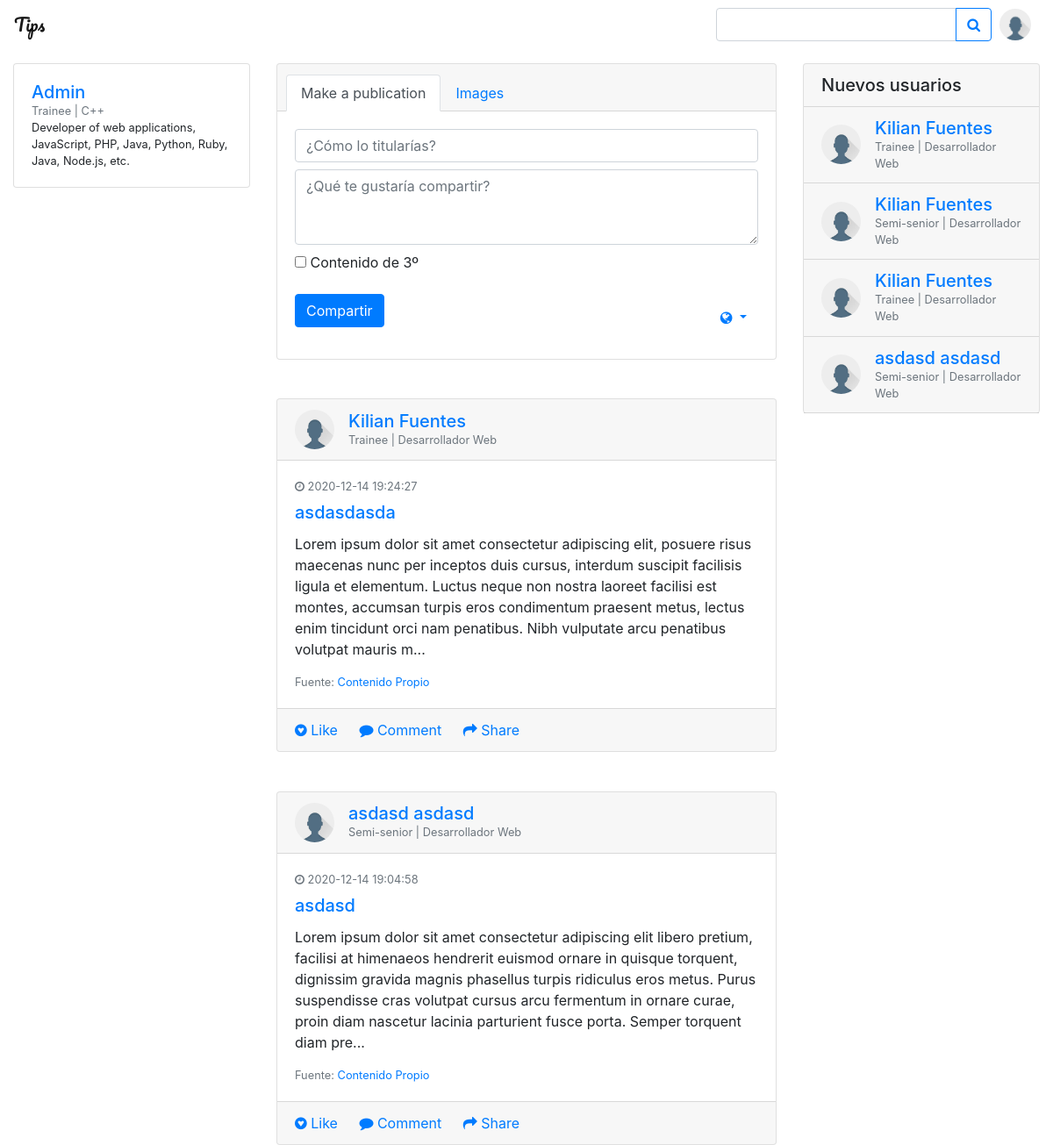
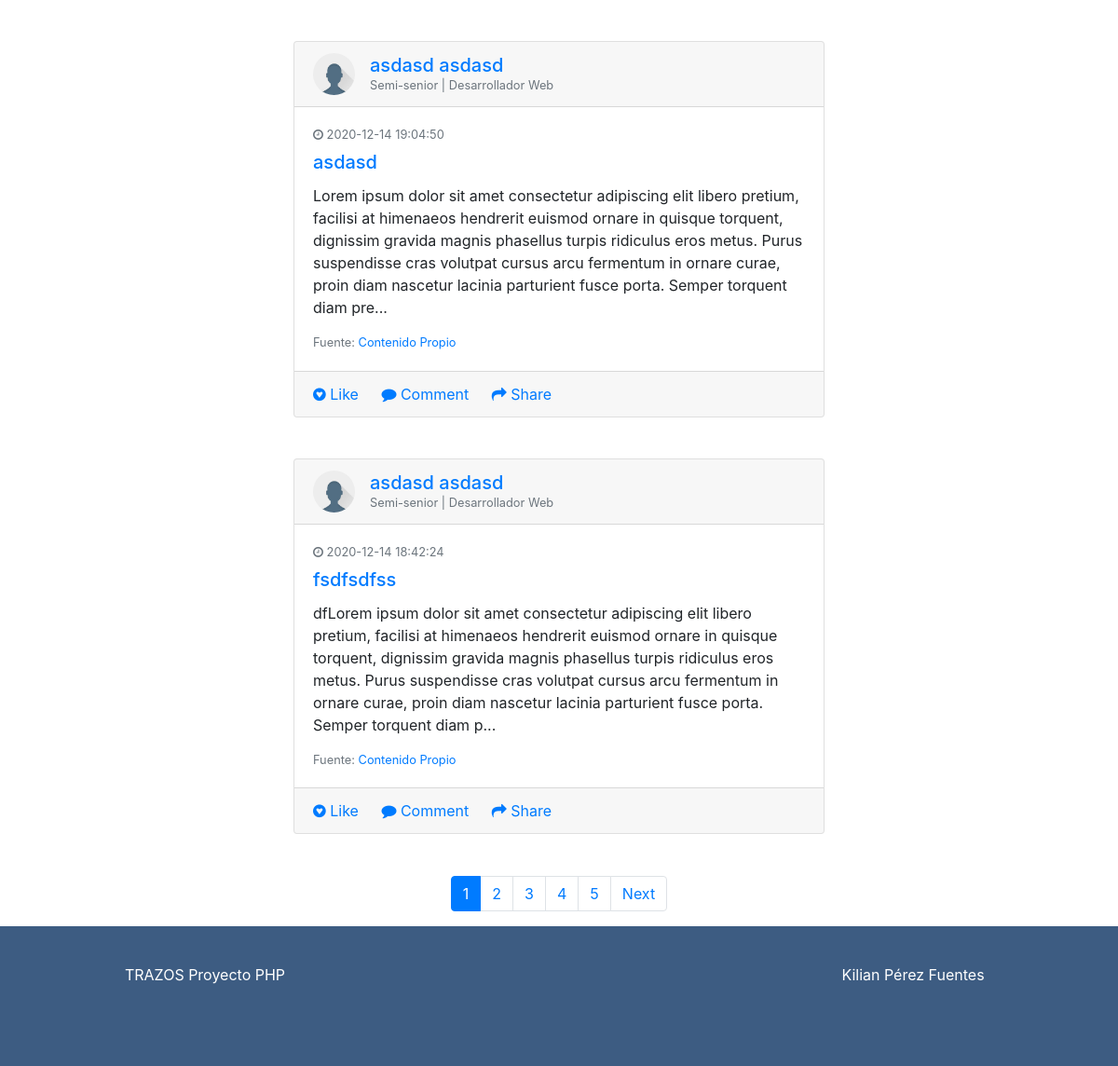
/index.php (signed in), run on the app's committed database (2 pictures, top to bottom).
### tables this page shows
CREATE TABLE `blog_post` (
  `id` int(11) NOT NULL,
  `title` varchar(128) NOT NULL,
  `post_text` text NOT NULL,
  `source_url` varchar(255) NOT NULL,
  `source_name` varchar(255) NOT NULL DEFAULT 'Contenido propio',
  `created_at` datetime NOT NULL DEFAULT current_timestamp(),
  `post_img` varchar(255) NOT NULL,
  `user_id` int(11) NOT NULL
);

CREATE TABLE `user` (
  `id` int(11) NOT NULL,
  `name` varchar(128) NOT NULL,
  `surname` varchar(255) NOT NULL,
  `role_user` varchar(20) NOT NULL DEFAULT 'Trainee',
  `proficiency` varchar(128) NOT NULL,
  `user_img` varchar(255) NOT NULL DEFAULT 'https://lh3.googleusercontent.com/proxy/YYuun0Y_eTuEuWLZkdhnzmQQXQq1ti_iexXYkJIV1LrTzYqSs1xL3P4kIPOVsE6Voicj51c3ghg5PcMeJ6UvX6C9PpeFfHKHkV6ZAr00yK8fkA',
  `user_img_header` varchar(255) NOT NULL DEFAULT 'https://d500.epimg.net/cincodias/imagenes/2018/11/09/midinero/1541785111_101699_1541785255_noticia_normal.jpg',
  `email` varchar(255) NOT NULL,
  `password` varchar(255) NOT NULL,
  `created_at` datetime NOT NULL DEFAULT current_timestamp()
);

### models/infopost.class.php (called while the page is built, shortened)
<?php
        $search = "";
        $offset = 0;
        $num_items = 4;
        if(empty($_GET['user'])){
            $q_latest_post_user = "SELECT
            blog_post.id,
            user.id as 'user_id',
            user.name,
            user.surname,
            user.user_img,
            user.role_user,
            user.proficiency,
            blog_post.source_name,
            blog_post.source_url,
            blog_post.title,
            blog_post.post_text,
            blog_post.created_at,
            blog_post.post_img
            FROM user INNER JOIN
            blog_post ON
            user.id = blog_post.`user_id`
            WHERE 1 ".$search."
            ORDER BY `blog_post`.`created_at`
            DESC LIMIT $num_items
            OFFSET $offset";
            $exec_latest_post = mysqli_query( $db,  $q_latest_post_user) or die("FALLO DE MOSTAR ULTIMOS POST");
        }
        $q_new_users = "SELECT
        id,
        name,
        surname,
        user_img,
        email,
        role_user,
        proficiency
        FROM user
        ORDER BY `created_at`
        DESC LIMIT $num_items
           ";
        $exec_new_users = mysqli_query( $db,  $q_new_users) or die("FALLO DE MOSTAR NUEVOS USUARIOS");
?>

### config/ini.php (called while the page is built, shortened)
<?php
    $db = DBConexion::connect();
    require_once(__ROOT__.'/models/infopost.class.php');
?>

### modules/infopostm.php (the view, shortened to what this page needs)
<?php
    while($result_lastp_user = mysqli_fetch_assoc($exec_latest_post)){
        $text_post = $result_lastp_user["post_text"];
        $characters_text = 350;
        if (strlen ( $text_post )>$characters_text) {
            $text_post = substr ( $result_lastp_user["post_text"], 0 , 350 ) ."...";
        }
?>
    <div class="card gedf-card">
        <div class="card-header">
            <div class="d-flex justify-content-between align-items-center">
                <div class="d-flex justify-content-between align-items-center">
                    <div class="mr-2">
                        <img class="rounded-circle cicle-medium" src="<?=$result_lastp_user["user_img"]?>" alt="">
                    </div>
                    <div class="ml-2">
                        <div class="h5 m-0"><a href="../views/user.php?user=<?=$result_lastp_user["user_id"]?>"><?= $result_lastp_user["name"]." ". $result_lastp_user["surname"]?></a></div>
                        <div class="h7 text-muted"><?= $result_lastp_user["role_user"]. " | " .$result_lastp_user["proficiency"]?></div>
                    </div>
                </div>
            </div>
        </div>
        <div class="card-body">
            <div class="text-muted h7 mb-2"> <i class="fa fa-clock-o"></i> <?= $result_lastp_user["created_at"]?></div>
            <a class="card-link" href="../views/pagepost.php?blog_post=<?=$result_lastp_user["id"]?>">
                <h5 class="card-title"> <?= $result_lastp_user["title"]?> </h5>
            </a>
            <p class="card-text">
                    <?= $text_post?>
            </p>
            <div class="text-muted h7">Fuente:
                <a href="<?=$result_lastp_user["source_url"]?>"><?= $result_lastp_user["source_name"]?></a>
        </div>
        </div>
        <div class="card-footer">
            <a href="#" class="card-link"><i class="fa fa-gittip"></i> Like</a>
            <a href="#" class="card-link"><i class="fa fa-comment"></i> Comment</a>
            <a href="#" class="card-link"><i class="fa fa-mail-forward"></i> Share</a>
        </div>
    </div>
<?php
    }
?>

### modules/infoposts.php
<div class="card gedf-card border-bottom-0">
    <h5 class="card-header" >Nuevos usuarios</h5>
    <?php
            while($result_new_users = mysqli_fetch_assoc($exec_new_users)){
        ?>
        <div class="card-header">
        <div class="d-flex justify-content-between align-items-center">
            <div class="d-flex justify-content-between align-items-center">
                <div class="mr-2">
                    <img class="rounded-circle cicle-medium" src="<?=$result_new_users["user_img"]?>" alt="">
                </div>
                <div class="ml-2">
                    <div class="h5 m-0"><a href="../views/user.php?user=<?=$result_new_users["id"]?>"><?= $result_new_users["name"]." ". $result_new_users["surname"]?></a></div>
                    <div class="h7 text-muted"><?= $result_new_users["role_user"]. " | " .$result_new_users["proficiency"]?></div>
                </div>
            </div>
        </div>
        </div>
        <?php
        }
    ?>
</div>

### assets/css/style.css (style rules this page uses)
.h7 { font-size: 0.8rem; }
.cicle-medium { height: 45px; object-fit: cover; width: 45px; }
@media (min-width: 992px) { .gedf-card { margin-bottom: 2.77rem; } }

### data on the page
blog_post: user.user_img (picture), user.name "Kilian", user.surname "Fuentes", user.role_user "Trainee", user.proficiency "Desarrollador Web", created_at "2020-12-14 19:24:27", title "asdasdasda", post_text "Lorem ipsum dolor sit amet consectetur adipiscing elit, posuere risus maecenas nunc per inceptos duis cursus, interdum suscipit facilisis ligula et elementum. Luctus neque non nostra laoreet facilisi est montes, accumsan turpis eros condimentum praesent metus, lectus enim tincidunt orci nam penatibus. Nibh vulputate arcu penatibus volutpat mauris m...", source_name "Contenido Propio"
blog_post: user.user_img (picture), user.name "asdasd", user.surname "asdasd", user.role_user "Semi-senior", user.proficiency "Desarrollador Web", created_at "2020-12-14 19:04:58", title "asdasd", post_text "Lorem ipsum dolor sit amet consectetur adipiscing elit libero pretium, facilisi at himenaeos hendrerit euismod ornare in quisque torquent, dignissim gravida magnis phasellus turpis ridiculus eros metus. Purus suspendisse cras volutpat cursus arcu fermentum in ornare curae, proin diam nascetur lacinia parturient fusce porta. Semper torquent diam pre...", source_name "Contenido Propio"
blog_post: user.user_img (picture), user.name "asdasd", user.surname "asdasd", user.role_user "Semi-senior", user.proficiency "Desarrollador Web", created_at "2020-12-14 19:04:50", title "asdasd", post_text "Lorem ipsum dolor sit amet consectetur adipiscing elit libero pretium, facilisi at himenaeos hendrerit euismod ornare in quisque torquent, dignissim gravida magnis phasellus turpis ridiculus eros metus. Purus suspendisse cras volutpat cursus arcu fermentum in ornare curae, proin diam nascetur lacinia parturient fusce porta. Semper torquent diam pre...", source_name "Contenido Propio"
blog_post: user.user_img (picture), user.name "asdasd", user.surname "asdasd", user.role_user "Semi-senior", user.proficiency "Desarrollador Web", created_at "2020-12-14 18:42:24", title "fsdfsdfss", post_text "dfLorem ipsum dolor sit amet consectetur adipiscing elit libero pretium, facilisi at himenaeos hendrerit euismod ornare in quisque torquent, dignissim gravida magnis phasellus turpis ridiculus eros metus. Purus suspendisse cras volutpat cursus arcu fermentum in ornare curae, proin diam nascetur lacinia parturient fusce porta. Semper torquent diam p...", source_name "Contenido Propio"
user: user_img (picture), name "Kilian", surname "Fuentes", role_user "Trainee", proficiency "Desarrollador Web"
user: user_img (picture), name "Kilian", surname "Fuentes", role_user "Semi-senior", proficiency "Desarrollador Web"
user: user_img (picture), name "Kilian", surname "Fuentes", role_user "Trainee", proficiency "Desarrollador Web"
user: user_img (picture), name "asdasd", surname "asdasd", role_user "Semi-senior", proficiency "Desarrollador Web"

### other printed values
$_SESSION["name"] "Admin"
$_SESSION["role_user"] "Trainee"
$_SESSION["proficiency"] "C++"
